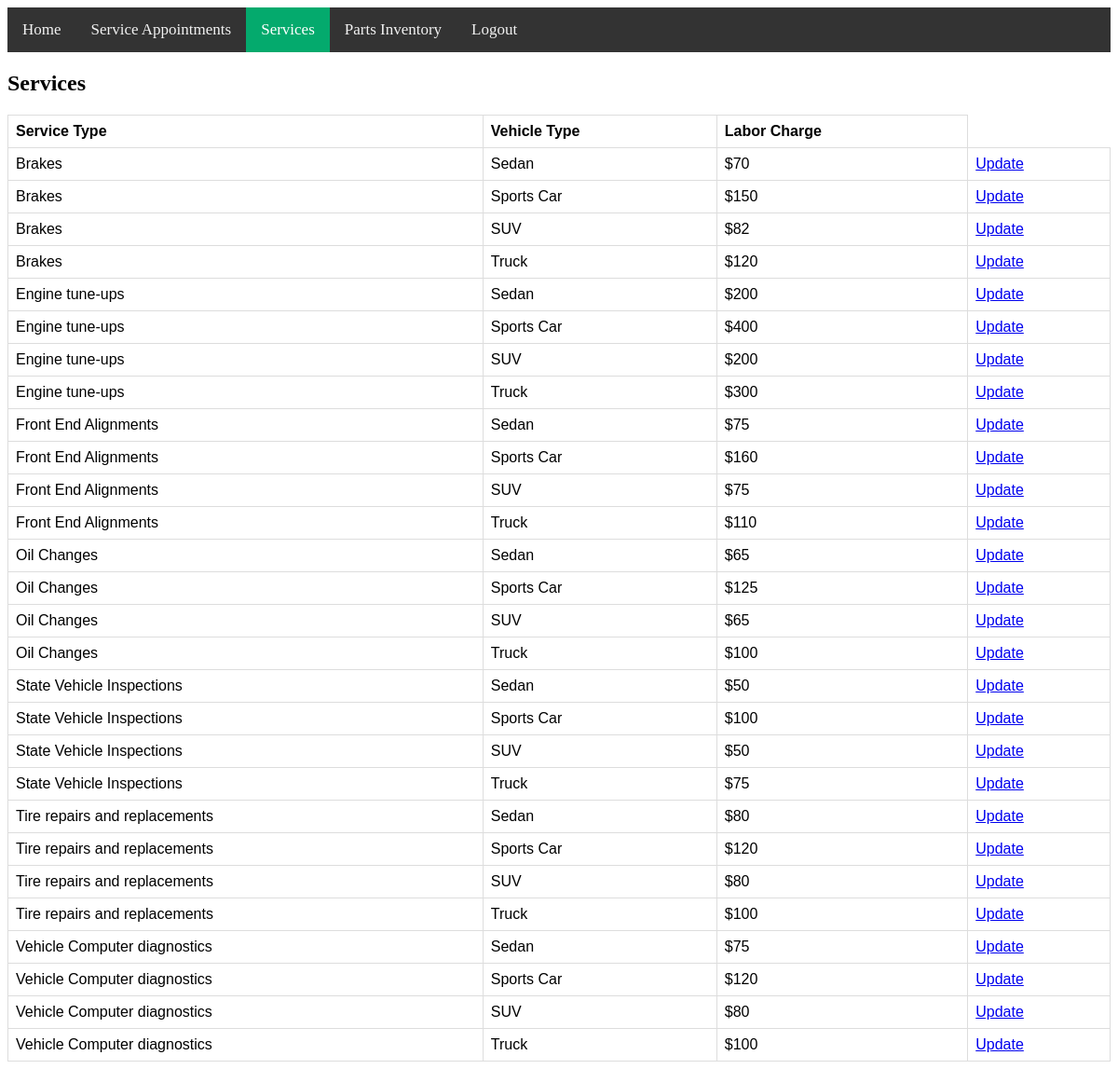
Screenshot of /serviceupdate.php (signed in) with the database file from the repository.
### tables this page shows
CREATE TABLE `services` (
  `Service_Type` varchar(100) NOT NULL,
  `Vehicle_Type` varchar(30) NOT NULL,
  `Labor_Charge` int(11) DEFAULT NULL,
  `Skill_Id` char(9) DEFAULT NULL
);

### serviceupdate.php (the view, shortened to what this page needs)
<?php
	include("connection.php");
    $query = "SELECT * from services";
    $result = mysqli_query($con, $query);
?>
<!DOCTYPE html>
<html>
<head>
</head>
<body>
	<div class="topnav">
	<a href="adminindex.php">Home</a>
	<a href="adminserviceappt.php">Service Appointments</a>
    <a class="active" href="serviceupdate.php">Services</a>
	<a href="partinventory.php">Parts Inventory</a>
	<a href="adminlogout.php">Logout</a>
	</div>
    <h2>Services</h2>
    <?php
	if (mysqli_num_rows($result) > 0){
	?>
		  <table>
		  <tr>
			<td><b>Service Type</b></td>
			<td><b>Vehicle Type</b></td>
			<td><b>Labor Charge</b></td>
		  </tr>
	<?php
		while($row = mysqli_fetch_array($result)) {
	?>
		<tr>
			<td><?php echo $row["Service_Type"]; ?></td>
			<td><?php echo $row["Vehicle_Type"]; ?></td>
			<td><?php echo "$", $row["Labor_Charge"]; ?></td>
			<td><a href="update_labor_charge.php?Service_Type=<?php echo $row["Service_Type"]; ?>&Vehicle_Type=<?php echo $row["Vehicle_Type"]; ?>">Update</a></td>
		</tr>
		<?php
		}
		?>
		</table>
		<?php
		}
		else{
    		echo "No result found";
		}
		?>
</body>
</html>

### serviceupdate.php (style rules this page uses)
.topnav { background-color: #333; overflow: hidden; }
.topnav a { float: left; color: #f2f2f2; text-align: center; padding: 14px 16px; text-decoration: none; font-size: 17px; }
.topnav a.active { background-color: #04AA6D; color: white; }
table { font-family: arial, sans-serif; border-collapse: collapse; width: 100%; }
td, th { border: 1px solid #dddddd; text-align: left; padding: 8px; }
tr:nth-child(even) { background-color: white; }

### rows the page displays
services: Service_Type "Brakes", Vehicle_Type "Sedan", Labor_Charge "70"
services: Service_Type "Brakes", Vehicle_Type "Sports Car", Labor_Charge "150"
services: Service_Type "Brakes", Vehicle_Type "SUV", Labor_Charge "82"
services: Service_Type "Brakes", Vehicle_Type "Truck", Labor_Charge "120"
services: Service_Type "Engine tune-ups", Vehicle_Type "Sedan", Labor_Charge "200"
services: Service_Type "Engine tune-ups", Vehicle_Type "Sports Car", Labor_Charge "400"
services: Service_Type "Engine tune-ups", Vehicle_Type "SUV", Labor_Charge "200"
services: Service_Type "Engine tune-ups", Vehicle_Type "Truck", Labor_Charge "300"
services: Service_Type "Front End Alignments", Vehicle_Type "Sedan", Labor_Charge "75"
services: Service_Type "Front End Alignments", Vehicle_Type "Sports Car", Labor_Charge "160"
services: Service_Type "Front End Alignments", Vehicle_Type "SUV", Labor_Charge "75"
services: Service_Type "Front End Alignments", Vehicle_Type "Truck", Labor_Charge "110"
services: Service_Type "Oil Changes", Vehicle_Type "Sedan", Labor_Charge "65"
services: Service_Type "Oil Changes", Vehicle_Type "Sports Car", Labor_Charge "125"
services: Service_Type "Oil Changes", Vehicle_Type "SUV", Labor_Charge "65"
services: Service_Type "Oil Changes", Vehicle_Type "Truck", Labor_Charge "100"
services: Service_Type "State Vehicle Inspections", Vehicle_Type "Sedan", Labor_Charge "50"
services: Service_Type "State Vehicle Inspections", Vehicle_Type "Sports Car", Labor_Charge "100"
services: Service_Type "State Vehicle Inspections", Vehicle_Type "SUV", Labor_Charge "50"
services: Service_Type "State Vehicle Inspections", Vehicle_Type "Truck", Labor_Charge "75"
services: Service_Type "Tire repairs and replacements", Vehicle_Type "Sedan", Labor_Charge "80"
services: Service_Type "Tire repairs and replacements", Vehicle_Type "Sports Car", Labor_Charge "120"
services: Service_Type "Tire repairs and replacements", Vehicle_Type "SUV", Labor_Charge "80"
services: Service_Type "Tire repairs and replacements", Vehicle_Type "Truck", Labor_Charge "100"
services: Service_Type "Vehicle Computer diagnostics", Vehicle_Type "Sedan", Labor_Charge "75"
services: Service_Type "Vehicle Computer diagnostics", Vehicle_Type "Sports Car", Labor_Charge "120"
services: Service_Type "Vehicle Computer diagnostics", Vehicle_Type "SUV", Labor_Charge "80"
services: Service_Type "Vehicle Computer diagnostics", Vehicle_Type "Truck", Labor_Charge "100"
